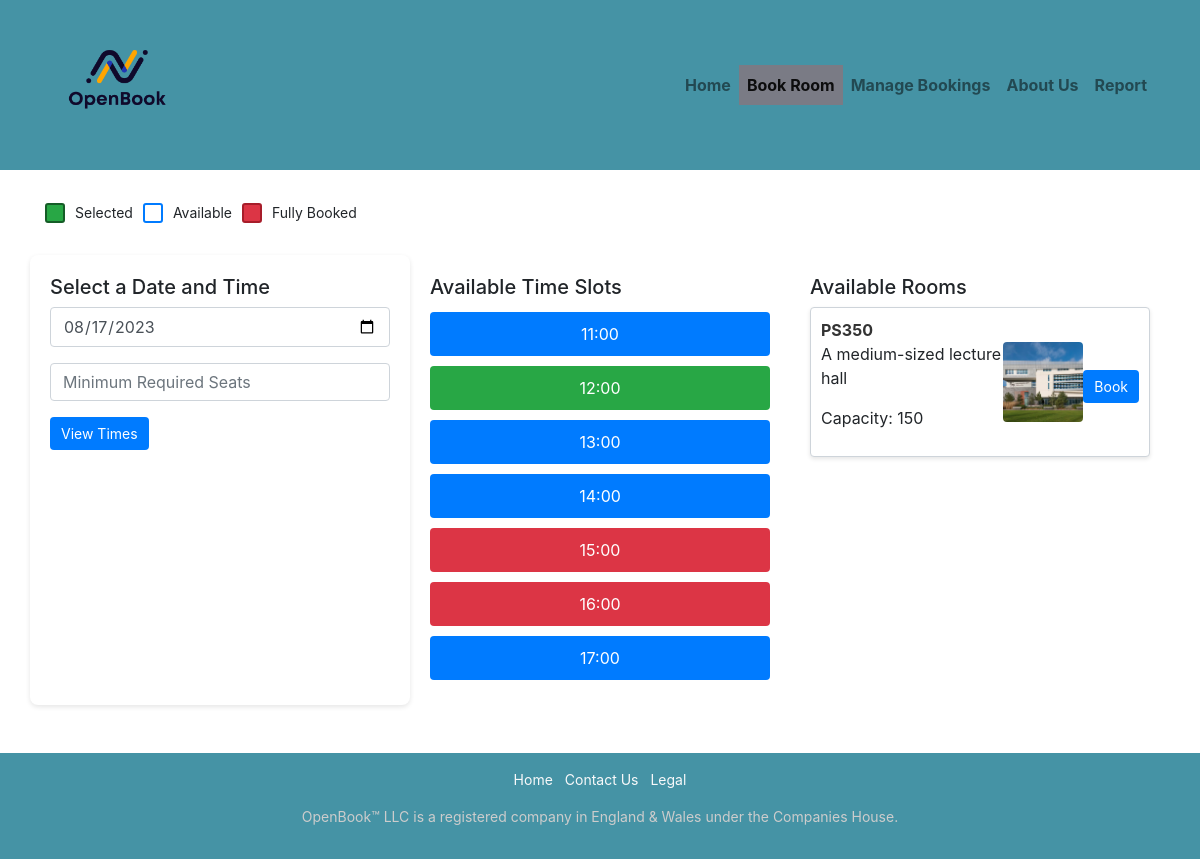
Before: /RoomSelection.php?buildingID=2 with the older database file.
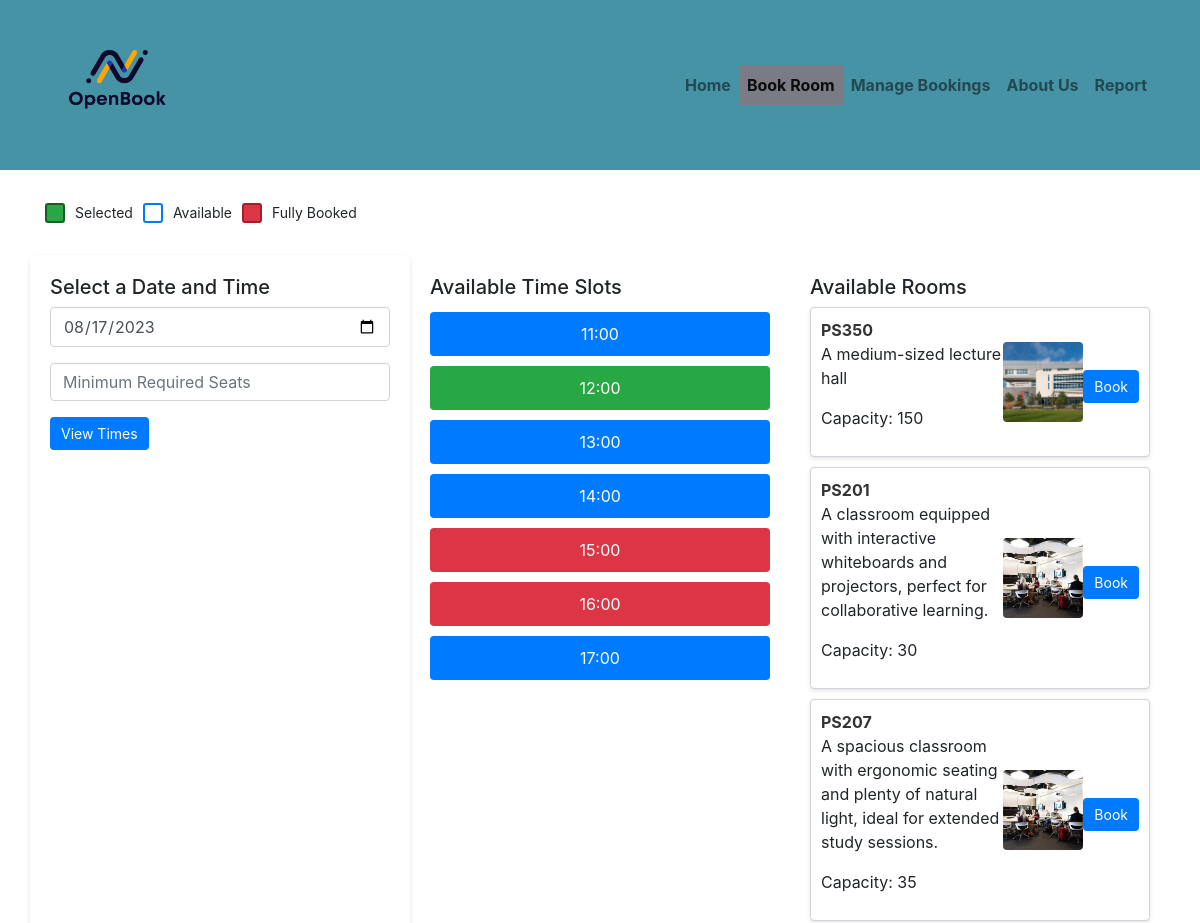
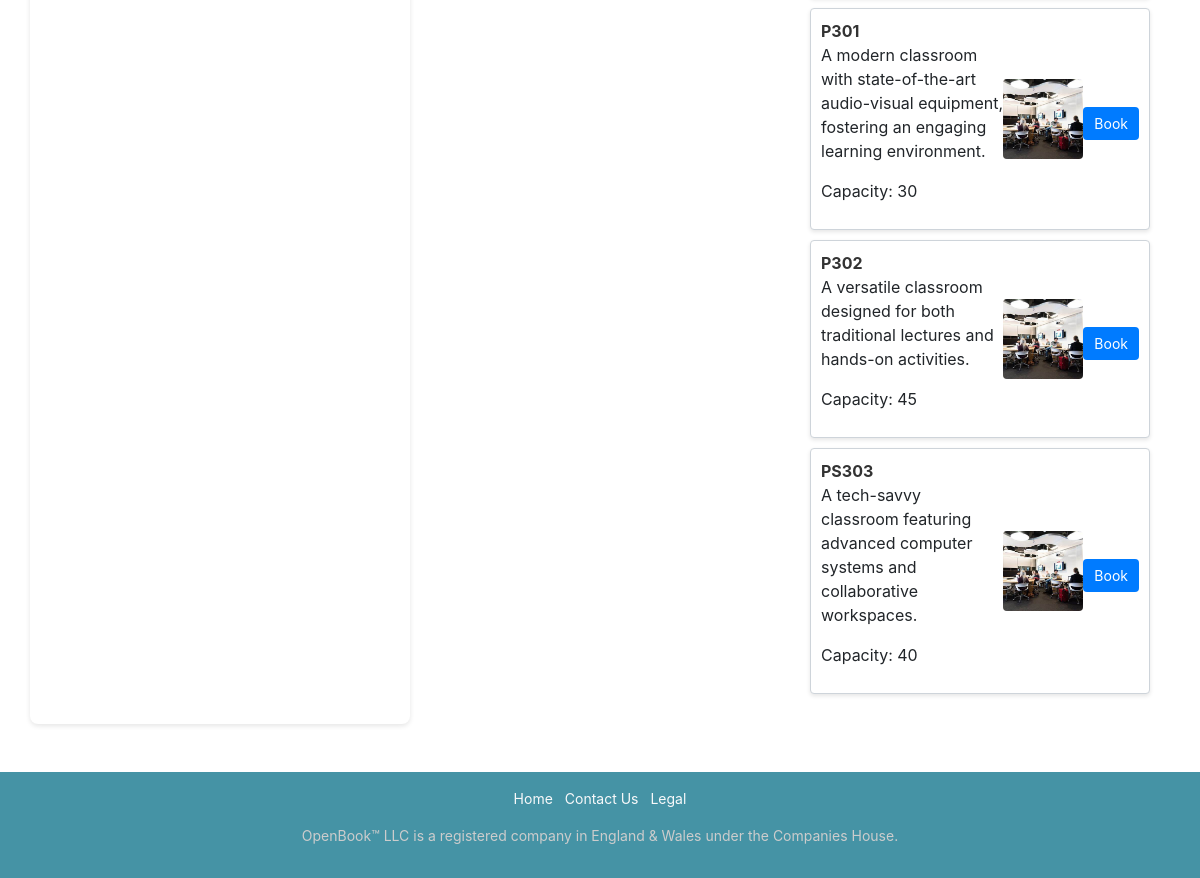
After: the same page with the newer database file (2 pictures, top to bottom).
### tables this page shows
CREATE TABLE `rooms` (
  `roomID` int(11) NOT NULL,
  `building` int(11) NOT NULL,
  `roomName` varchar(255) NOT NULL,
  `roomDesc` text DEFAULT NULL,
  `roomImg` text DEFAULT NULL,
  `floor` int(11) NOT NULL,
  `capacity` int(11) NOT NULL,
  `roomType` enum('Classroom','Hall','Lab') DEFAULT NULL
);

### RoomSelection.php (the view, shortened to what this page needs)
<?php
$timeSlots = [
    "11:00" => "available",
    "12:00" => "selected",
    "13:00" => "available",
    "14:00" => "available",
    "15:00" => "booked",
    "16:00" => "booked",
    "17:00" => "available",
];
?>
<!DOCTYPE html>
<html lang="en">
<head>
    <link rel="stylesheet" href="https://maxcdn.bootstrapcdn.com/bootstrap/4.0.0/css/bootstrap.min.css"
>
    <link rel="stylesheet" href="public_html/style/main.css">
</head>
<body>
     <nav class="navbar navbar-expand-lg navbar-light bg-teal">
        <div class="container">
            <a class="navbar-brand" href="index.php">
                <img src="public_html/images/OpenBook_Logo.png" alt="OpenBook Logo" class="OBLogo">
            </a>
            <div class="navbar-nav ml-auto">
                <a class="nav-item nav-link" href="index.php">Home</a>
                <a class="nav-item nav-link active" href="BookRooms.php">Book Room</a>
                <a class="nav-item nav-link" href="ManageBookings.php">Manage Bookings</a>
                <a class="nav-item nav-link" href="AboutUs.php">About Us</a>
                <a class="nav-item nav-link" href="ReportPage.php">Report</a>
            </div>
        </div>
    </nav>
    <div class="container">
        <div class="availability-key">
            <p>
                <span class="key-selected"></span> Selected
                <span class="key-available"></span> Available
                <span class="key-booked"></span> Fully Booked
            </p>
        </div>
        <div class="row">
            <div class="col-md-4 calendar-container">
                <h5>Select a Date and Time</h5>
                <form method="POST" action="RoomSelection.php">
                    <?php $buildingID = isset($_GET['buildingID']) ? intval($_GET['buildingID']) : (isset($_POST['buildingID']) ? intval($_POST['buildingID']) : 0); ?>
                    <input type="date" name="selected_date" class="form-control" value="2023-08-17">
                    <input type="number" name="min_seats" class="form-control mt-3" placeholder="Minimum Required Seats" min="1" max="100">
                    <button type="submit" class="btn btn-primary mt-3">View Times</button>
                </form>
            </div>
            <div class="col-md-4 time-container">
                <h5>Available Time Slots</h5>
                <?php
                foreach ($timeSlots as $time => $status) {
                    $class = $status === 'booked' ? 'time-slot booked' : ($status === 'selected' ? 'time-slot selected' : 'time-slot');
                    echo "<form method='POST' action='RoomSelection.php'>
                            <input type='hidden' name='buildingID' value='$buildingID'>
                            <button name='selected_time' value='$time' class='$class'>$time</button>
                          </form>";
                }
                ?>
            </div>
            <div class="col-md-4 room-container">
                <h5>Available Rooms</h5>
            <?php
            include "resources/database.php";
            $buildingID = isset($_POST['buildingID']) ? intval($_POST['buildingID']) : (isset($_GET['buildingID']) ? intval($_GET['buildingID']) : 0);
            $minSeats = isset($_POST['min_seats']) ? intval($_POST['min_seats']) : 0;
            if ($buildingID > 0) {
                $roomSql = "SELECT * FROM rooms WHERE building = $buildingID AND capacity >= $minSeats";
                $fetchedRooms = mysqli_query($conn, $roomSql);
                foreach ($fetchedRooms as $room) {
                    $class = 'room-card';
                    $disabled = '';
                    echo "<div class='$class'>
                            <div>
                                <strong>{$room['roomName']}</strong>
                                <p>{$room['roomDesc']}</p>
                                <p>Capacity: {$room['capacity']}</p>
                            </div>
                            <img src='{$room['roomImg']}' alt='{$room['roomName']}'>
                            <form method='GET' action='RoomBooking.php'>
                                <button name='roomID' value='{$room['roomID']}' class='btn btn-primary mt-2' $disabled>Book</button>
                                <input type='hidden' name='buildingID' value='$buildingID'>
                            </form>
                          </div>";
                }
            } else {
                echo "<p class='text-danger'>Invalid building selected.</p>";
            }
            ?>
            </div>
        </div>
    </div>
    <footer class="text-white text-center py-3 mt-5">
        <div class="container">
            <ul class="list-inline">
                <li class="list-inline-item"><a href="index.php" class="text-light">Home</a></li>
                <li class="list-inline-item"><a href="#" class="text-light">Contact Us</a></li>
                <li class="list-inline-item"><a href="#" class="text-light">Legal</a></li>
            </ul>
            <p class="mt-3">OpenBook™ LLC is a registered company in England & Wales under the Companies House.</p>
        </div>
    </footer>
</body>
</html>

### public_html/style/main.css (style rules this page uses)
* { margin: 0; padding: 0; box-sizing: border-box; }
.nav-link.active { color: white ; }
.navbar-brand, .nav-link { font-weight: bold; }
.navbar { background-color: #4593A5; color: white; }
.OBLogo { height: 9rem !important; width: auto !important; }
.bg-teal { background-color: #4593A5; color: white; }
.container { z-index: 5; }
footer { background-color: #4593A5; }
footer div { font-size: 14px; color: #ccc; }
.availability-key p { display: flex; gap: 10px; align-items: center; margin-bottom: 2rem; font-size: 14px; padding-top: 2rem; }
.key-selected, .key-available, .key-booked { width: 20px; height: 20px; display: inline-block; border-radius: 3px; }
.key-selected { background-color: #28a745; border: 2px solid #155d27; }
.key-available { background-color: #ffffff; border: 2px solid #007bff; }
.key-booked { background-color: #dc3545; border: 2px solid #a71d2a; }
.calendar-container { background: #ffffff; padding: 20px; border-radius: 8px; box-shadow: 0px 2px 5px rgba(0, 0, 0, 0.1); }
.time-container { padding: 20px; }
.time-slot { width: 100%; margin: 5px 0; padding: 10px; font-size: 16px; border-radius: 4px; border: none; color: white; }
.time-slot.booked { background-color: #dc3545; color: #fff; cursor: not-allowed; }
.time-slot.selected { background-color: #28a745; color: #fff; }
.time-slot:not(.booked):not(.selected) { background-color: #007bff; color: #fff; }
.room-container { padding: 20px; }
.room-card { display: flex; align-items: center; justify-content: space-between; padding: 10px; margin-bottom: 10px; border: 1px solid #ced4da; border-radius: 4px; background-color: #ffffff; box-shadow: 0px 2px 4px rgba(0, 0, 0, 0.1); }
.room-card img { width: 80px; height: 80px; object-fit: cover; border-radius: 4px; }
.room-card strong { color: #333333; }
.btn-primary { background-color: #007bff; border-color: #007bff; color: white; font-size: 14px; padding: 5px 10px; border-radius: 4px; }
.btn { border-color: #f4f4f400; color: white; font-size: 14px; padding: 5px 10px; border-radius: 4px; }
.active { background: #7a7b85; }

Changed rows visible on the page:
added rooms: roomName "PS201", roomDesc "A classroom equipped with interactive whiteboards and projectors, perfect for collaborative learning.", capacity "30", roomImg (picture), $room['roomID'] 11 (drawn)
added rooms: roomName "PS207", roomDesc "A spacious classroom with ergonomic seating and plenty of natural light, ideal for extended study sessions.", capacity "35", roomImg (picture), $room['roomID'] 12 (drawn)
added rooms: roomName "P301", roomDesc "A modern classroom with state-of-the-art audio-visual equipment, fostering an engaging learning environment.", capacity "30", roomImg (picture), $room['roomID'] 13 (drawn)
added rooms: roomName "P302", roomDesc "A versatile classroom designed for both traditional lectures and hands-on activities.", capacity "45", roomImg (picture), $room['roomID'] 14 (drawn)
added rooms: roomName "PS303", roomDesc "A tech-savvy classroom featuring advanced computer systems and collaborative workspaces.", capacity "40", roomImg (picture), $room['roomID'] 15 (drawn)
